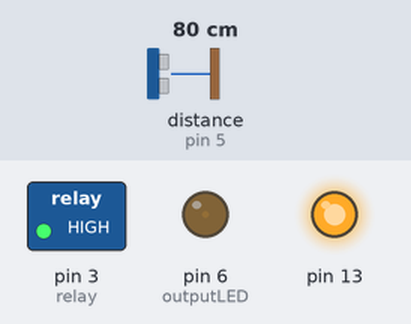
Bench run of a sketch on a simulated Arduino Uno, built with avr-gcc and run on an emulated ATmega328P. Shown: switched loads named in the sketch (green lamp = pin HIGH), output pins drawn as LEDs (lit = HIGH). Wiring (inferred from the names in the program): ultrasonic range finder: trigger pin 4; echo pin 5. The test bench sets the inputs (shaded band); at power-on: distance to the obstacle (sensor on pin 5) 80 cm. The echo pulse lasts 58.3 µs per cm; pins used as bus, display or sensor lines are not drawn.

Above: at 1.24 s.
At 5.1 s:
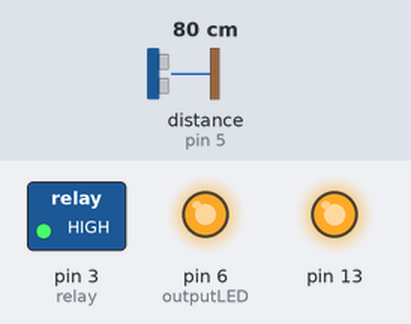
5.2 s: distance to the obstacle (sensor on pin 5) set to 2 cm
At 7.6 s:
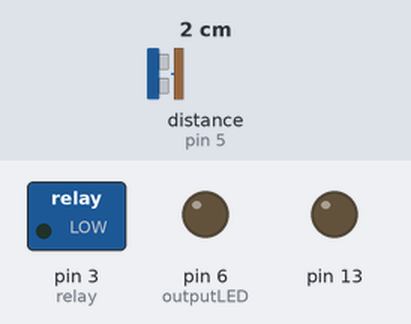
Timing chart, 0 to 14.7 s (numbered marks = the images above; inputs shaded):
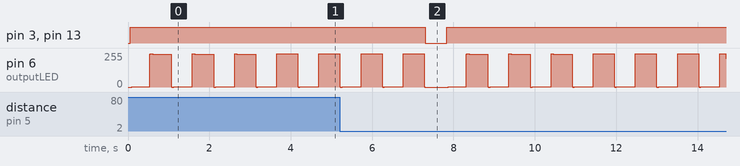

The sketch:

Door_Relay.ino
```cpp
int relay = 3;
int outputLED = 6;
// defines pins numbers
const int trigPin = 4;
const int echoPin = 5;
// defines variables
long duration;
long dist;
long distance;


void setup() {

  pinMode(outputLED,OUTPUT);
  pinMode(13,OUTPUT);
  pinMode(trigPin, OUTPUT); // Sets the trigPin as an Output
  pinMode(echoPin, INPUT); // Sets the echoPin as an Input

  // Relay output pin
  pinMode(relay, OUTPUT);
}

float measure() {
  // Clears the trigPin
  digitalWrite(trigPin, LOW);
  delayMicroseconds(2);
  // Sets the trigPin on HIGH state for 10 micro seconds
  digitalWrite(trigPin, HIGH);
  delayMicroseconds(10);
  digitalWrite(trigPin, LOW);

  // Reads the echoPin, returns the sound wave travel time in microseconds
  duration = pulseIn(echoPin, HIGH);
  // Calculating the distance
  dist= duration*0.034/2;
  return dist;
}


void LEDstrobe(){
  long t = 0;
  while (t<7000){
    analogWrite(outputLED,125-125*cos(2.0*3.14*t/1000.0));
    //analogWrite(outputLED,324+t*1000/700);
    delay(5);
    t=t+5;
  }
  analogWrite(outputLED,0);
}

void loop() {
  // put your main code here, to run repeatedly:
  digitalWrite(13,LOW);
  distance = measure();

  digitalWrite(13,LOW);
  if (distance<200){
    float summer = 0;
    float n = 0;
    while (n<5){
      summer = summer + measure();
      n = n + 1;
      delay(5);
    }
    float avg = summer/n;
    if (avg < 200){
      digitalWrite(relay,HIGH);
      digitalWrite(13,HIGH);
      LEDstrobe();
      digitalWrite(relay,LOW);
      digitalWrite(13,LOW);
    }
  }

  delay(500);
}
```
